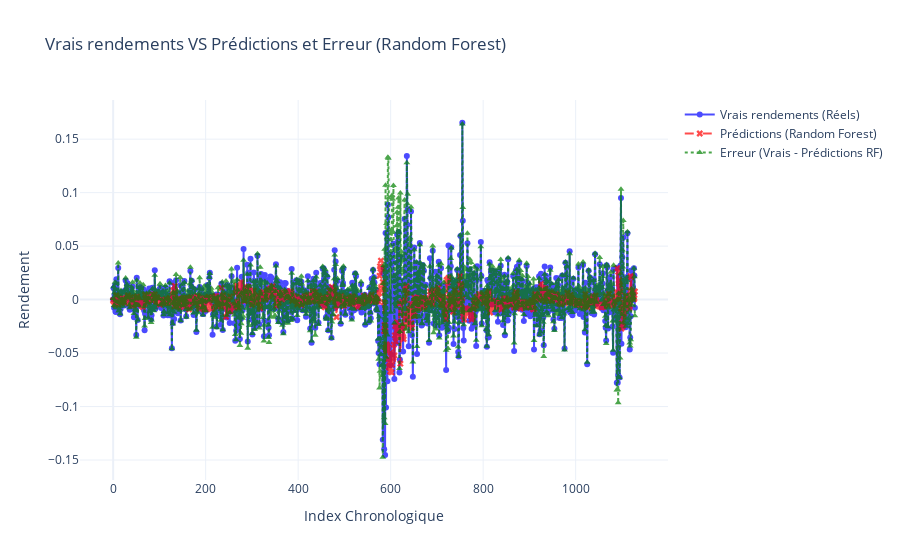

Write notebook code for a chart like this one.
### Code cell
errors_rf = np.array(y_test) - np.array(y_pred_rf)

fig_rf = go.Figure()

# Ajout des vrais rendements
fig_rf.add_trace(go.Scatter(
    x=list(range(len(y_test))),
    y=y_test,
    mode='lines+markers',
    name='Vrais rendements (Réels)',
    line=dict(color='blue', dash='solid'),
    marker=dict(symbol='circle'),
    opacity=0.7
))

# Ajout des prédictions Random Forest
fig_rf.add_trace(go.Scatter(
    x=list(range(len(y_pred_rf))),
    y=y_pred_rf,
    mode='lines+markers',
    name='Prédictions (Random Forest)',
    line=dict(color='red', dash='dash'),
    marker=dict(symbol='x'),
    opacity=0.7
))

# Ajout des erreurs pour Random Forest
fig_rf.add_trace(go.Scatter(
    x=list(range(len(errors_rf))),
    y=errors_rf,
    mode='lines+markers',
    name='Erreur (Vrais - Prédictions RF)',
    line=dict(color='green', dash='dot'),
    marker=dict(symbol='triangle-up'),
    opacity=0.7
))

fig_rf.update_layout(
    title="Vrais rendements VS Prédictions et Erreur (Random Forest)",
    xaxis_title="Index Chronologique",
    yaxis_title="Rendement",
    legend=dict(font=dict(size=12)),
    grid=dict(rows=1, columns=1),
    template="plotly_white"
)

fig_rf.show()

### Figure 1 — Plotly figure (JSON) as saved in the notebook; plotly's stock layout.template omitted (floating-point values rounded to 4 significant figures; data arrays with more than 128 entries replaced by an {"elided": "..."} marker saying what was removed)
{"data": [{"line": {"color": "blue", "dash": "solid"}, "marker": {"symbol": "circle"}, "mode": "lines+markers", "name": "Vrais rendements (Réels)", "opacity": 0.7, "type": "scatter", "x": {"elided": "1129 int values"}, "y": {"elided": "1129 float values"}}, {"line": {"color": "red", "dash": "dash"}, "marker": {"symbol": "x"}, "mode": "lines+markers", "name": "Prédictions (Random Forest)", "opacity": 0.7, "type": "scatter", "x": {"elided": "1129 int values"}, "y": {"elided": "1129 float values"}}, {"line": {"color": "green", "dash": "dot"}, "marker": {"symbol": "triangle-up"}, "mode": "lines+markers", "name": "Erreur (Vrais - Prédictions RF)", "opacity": 0.7, "type": "scatter", "x": {"elided": "1129 int values"}, "y": {"elided": "1129 float values"}}], "layout": {"grid": {"columns": 1, "rows": 1}, "legend": {"font": {"size": 12}}, "title": {"text": "Vrais rendements VS Prédictions et Erreur (Random Forest)"}, "xaxis": {"title": {"text": "Index Chronologique"}}, "yaxis": {"title": {"text": "Rendement"}}}}
